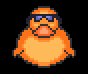

Rendered tile map (Tiled .tmx) drawn with the repository's tilesets; below, a short description and the full map source, tile grids included:
An orthogonal 1x1 tile map with 88x74 px tiles, 1 tile layer (Tile Layer 1).

<map version="1.10" tiledversion="1.10.1" orientation="orthogonal" renderorder="right-down" width="1" height="1" tilewidth="88" tileheight="74" infinite="0" nextlayerid="2" nextobjectid="1">
 <tileset firstgid="1" source="Duck_NPC.tsx" />
 <layer id="1" name="Tile Layer 1" width="1" height="1">
  <data encoding="csv">
1
</data>
 </layer>
</map>
